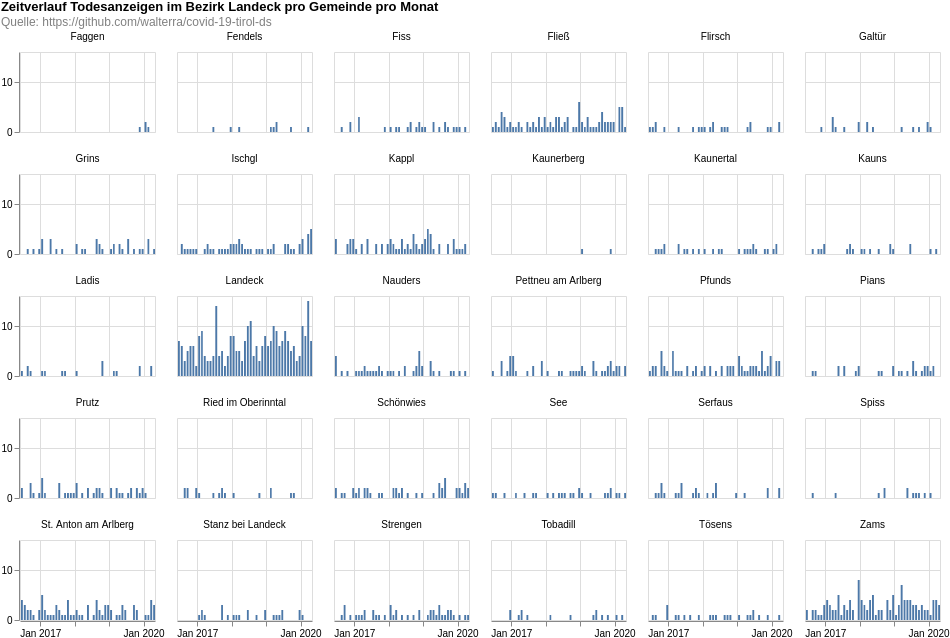

Write the Vega-Lite specification saved for this chart.
### Vega-Lite specification from a JSON file in a GitHub repository (floating-point values rounded to 4 significant figures; data arrays with more than 128 entries replaced by an {"elided": "..."} marker saying what was removed)
{"$schema": "https://vega.github.io/schema/vega-lite/v4.8.1.json", "columns": 6, "config": {"view": {"continuousHeight": 300, "continuousWidth": 400}}, "data": {"name": "data-8064884da74f7024dc96055818702b78"}, "datasets": {"data-8064884da74f7024dc96055818702b78": {"elided": "1321 records"}}, "facet": {"field": "municipaly", "title": null, "type": "nominal"}, "padding": 0, "spec": {"layer": [{"encoding": {"tooltip": [{"field": "date", "timeUnit": "yearmonth", "type": "temporal"}, {"aggregate": "sum", "field": "count", "type": "quantitative"}], "x": {"field": "date", "timeUnit": "yearmonth", "title": null, "type": "temporal"}, "y": {"aggregate": "sum", "field": "count", "title": null, "type": "quantitative"}}, "height": 80, "mark": "bar", "width": 135}]}, "title": {"color": "black", "subtitle": ["Quelle: https://github.com/walterra/covid-19-tirol-ds"], "subtitleColor": "gray", "text": ["Zeitverlauf Todesanzeigen im Bezirk Landeck pro Gemeinde pro Monat"]}}
